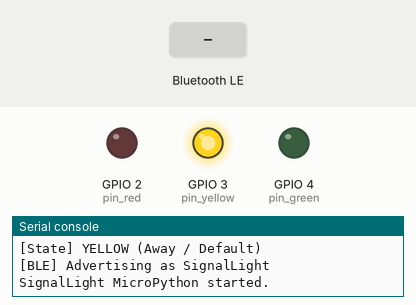
Recording of a program running on a simulated ESP32 board running MicroPython. On the bench: output pins drawn as LEDs (lit = HIGH), the last lines printed to the serial console. Inputs (shaded band) come from the test bench. Nothing arrives over Bluetooth unless stated.

Above: at 1.2 s.
1.3 s: "R" written over Bluetooth
At 1.6 s:
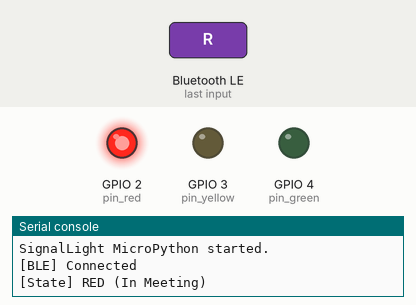
2.8 s: "G" written over Bluetooth
At 3.9 s:
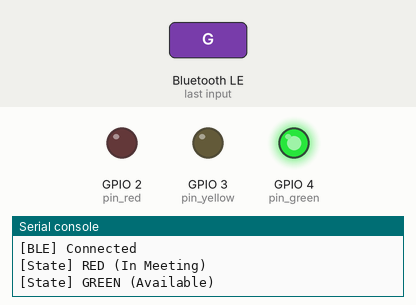
4.3 s: "Y" written over Bluetooth
At 5.1 s:
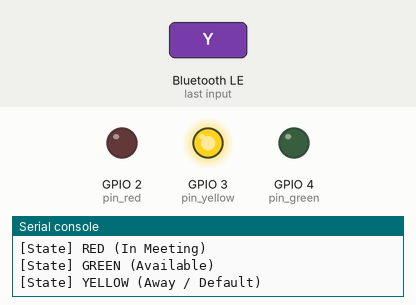
Timing chart, 0 to 7.3 s (numbered marks = the images above; inputs shaded):
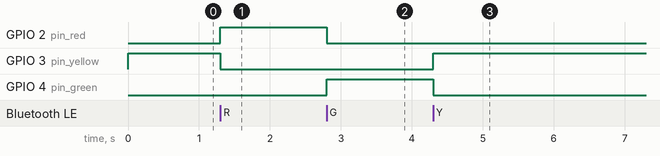

Measured:
- after the input at 1.3 s, GPIO 2 (pin_red): LOW → HIGH at once; GPIO 3 (pin_yellow): HIGH → LOW at once
- after the input at 2.8 s, GPIO 2 (pin_red): HIGH → LOW at once; GPIO 4 (pin_green): LOW → HIGH at once
- after the input at 4.3 s, GPIO 3 (pin_yellow): LOW → HIGH at once; GPIO 4 (pin_green): HIGH → LOW at once

The program:

main.py
```python
"""
SignalLight - MicroPython for Arduino Nano ESP32 (ESP32-S3)

*** DEPRECATED / NOT MAINTAINED ***
This file only implements the Control characteristic (19B10001). It has no Auth
characteristic (19B10002) at all, so it cannot complete the PAIR/AUTH handshake the
current Windows companion app and Arduino .ino firmware use (see ARCHITECTURE.md).
Pairing from the Windows app's web dashboard will not work against this firmware.
It is kept only as a reference for a from-scratch MicroPython port and is not a
supported alternative to arduino/SignalLight/SignalLight.ino.

Hardware:
  - D2 (GPIO 5): RED LED
  - D3 (GPIO 6): YELLOW LED (Default ON)
  - D4 (GPIO 7): GREEN LED
"""

import time
import machine
import bluetooth
from micropython import const

# BLE Event constants
_IRQ_CENTRAL_CONNECT = const(1)
_IRQ_CENTRAL_DISCONNECT = const(2)
_IRQ_GATTS_WRITE = const(3)

# Nordic UART / Custom UUIDs
_SERVICE_UUID = bluetooth.UUID("19B10000-E8F2-537E-4F6C-D104768A1214")
_CHAR_UUID = bluetooth.UUID("19B10001-E8F2-537E-4F6C-D104768A1214")

# Setup Pins (Arduino Nano ESP32 D2, D3, D4 map to GPIO pins 5, 6, 7 in ESP32-S3 default mapping)
# Note: Adjust pin numbers if your MicroPython firmware uses board-labeled pin names.
try:
    pin_red = machine.Pin("D2", machine.Pin.OUT)
    pin_yellow = machine.Pin("D3", machine.Pin.OUT)
    pin_green = machine.Pin("D4", machine.Pin.OUT)
except ValueError:
    # Standard ESP32 GPIO fallback for Nano ESP32
    pin_red = machine.Pin(5, machine.Pin.OUT)
    pin_yellow = machine.Pin(6, machine.Pin.OUT)
    pin_green = machine.Pin(7, machine.Pin.OUT)

current_color = 'Y'
last_heartbeat = time.ticks_ms()
TIMEOUT_MS = 15000

def apply_color(c):
    global current_color
    current_color = c.upper()

    pin_red.value(0)
    pin_yellow.value(0)
    pin_green.value(0)

    if current_color == 'R':
        pin_red.value(1)
        print("[State] RED (In Meeting)")
    elif current_color == 'G':
        pin_green.value(1)
        print("[State] GREEN (Available)")
    else:
        pin_yellow.value(1)
        current_color = 'Y'
        print("[State] YELLOW (Away / Default)")

class BLELight:
    def __init__(self, ble, name="SignalLight"):
        self._ble = ble
        self._ble.active(True)
        self._ble.irq(self._irq)

        SERVICE = (
            _SERVICE_UUID,
            ((_CHAR_UUID, bluetooth.FLAG_READ | bluetooth.FLAG_WRITE | bluetooth.FLAG_NOTIFY),),
        )
        ((self._handle,),) = self._ble.gatts_register_services((SERVICE,))
        self._connections = set()
        self._advertise(name)

    def _irq(self, event, data):
        global last_heartbeat
        if event == _IRQ_CENTRAL_CONNECT:
            conn_handle, _, _ = data
            self._connections.add(conn_handle)
            print("[BLE] Connected")
            last_heartbeat = time.ticks_ms()
        elif event == _IRQ_CENTRAL_DISCONNECT:
            conn_handle, _, _ = data
            self._connections.remove(conn_handle)
            print("[BLE] Disconnected")
            self._advertise()
        elif event == _IRQ_GATTS_WRITE:
            conn_handle, value_handle = data
            if value_handle == self._handle:
                value = self._ble.gatts_read(self._handle)
                if value:
                    cmd = chr(value[0]).upper()
                    last_heartbeat = time.ticks_ms()
                    if cmd in ('R', 'G', 'Y'):
                        apply_color(cmd)

    def _advertise(self, name="SignalLight"):
        name_bytes = bytes(name, "UTF-8")
        payload = bytearray(
            b"\x02\x01\x06" +
            bytes([len(name_bytes) + 1, 0x09]) +
            name_bytes
        )
        self._ble.gap_advertise(100000, payload)
        print(f"[BLE] Advertising as {name}")

def main():
    apply_color('Y')
    ble = bluetooth.BLE()
    light = BLELight(ble)

    global last_heartbeat
    print("SignalLight MicroPython started.")

    while True:
        # Failsafe watchdog
        if time.ticks_diff(time.ticks_ms(), last_heartbeat) > TIMEOUT_MS:
            if current_color != 'Y':
                print("[Watchdog] Timeout. Defaulting to YELLOW.")
                apply_color('Y')
            last_heartbeat = time.ticks_ms()
        time.sleep_ms(200)

if __name__ == "__main__":
    main()
```
